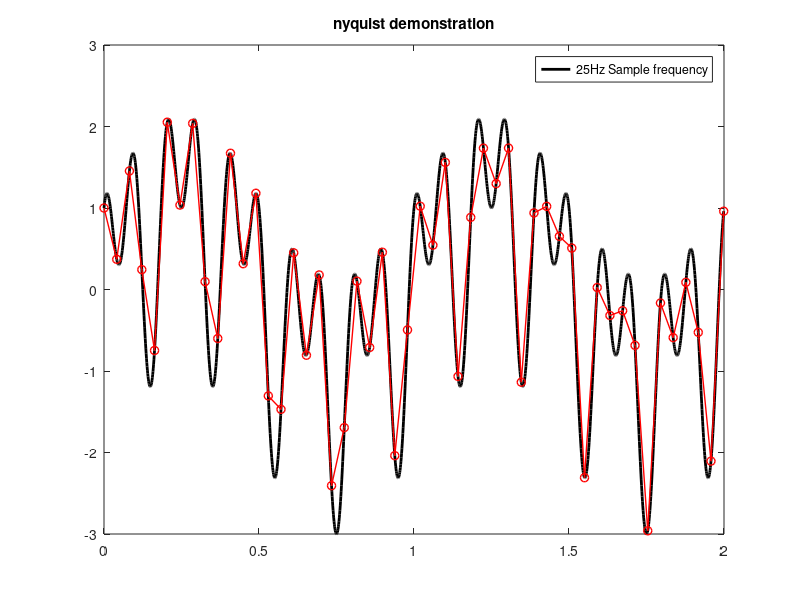

Write the MATLAB code that produced this figure.
%% nyquist example

clearvars;
close all

% function to sample
x =(0:0.001:2-0.001);

y = sin(5*x*2*pi)+sin(x*2*pi)+cos(10*x*2*pi);

figure
plot(x,y,'k','LineWidth',2)
% hold on 
% plot(plotX,sin(pi*plotX))

Nloop = 25;

legendCell = cell(1,Nloop+2);
legendCell{1} = 'signal to be sampled';
legend(legendCell{1})
title('nyquist demonstration')

hold on

%%%%%%%%%%%%%%%%%%%%%%%%%%%%%%%%%%%
% start loop approximation


for nn = 2:Nloop
    
    coordNewSample = round(linspace(1,numel(x),2*nn));
    
    wKey = waitforbuttonpress;
    
    plot(x,y,'k','LineWidth',2)
    hold on
    plot(x(coordNewSample),y(coordNewSample),'r-o', 'LineWidth',1)
    hold off
    
    legendCell{nn}=[num2str(nn) 'Hz Sample frequency'];
    legend(legendCell{nn})  
    title('nyquist demonstration')

end